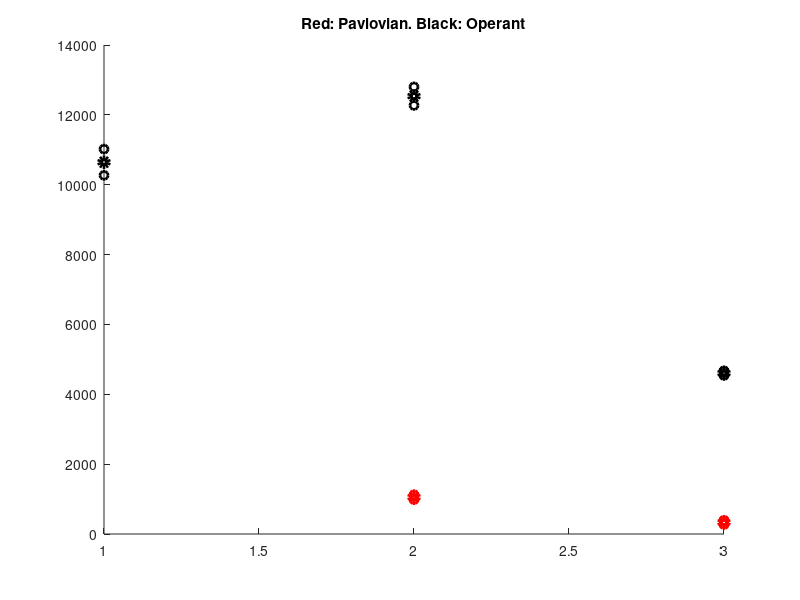

Write MATLAB code to recreate this figure.
% organize data 
avPeriRewPlumeSize_Pav = [696.8151,295.1447,752.5212,301.9858,2060.8,2219.2];
avPostRewPlumeSize_Pav = [87.957,80.1386,837.79,325.5006];

avStimPlumeSize_Op = [70899.6386,5637.2931,1837.4721,6600.6280,11924.8850,6461.5015,1733.5736,21941.0879,438.0547,2787.6207,7247.8139,9059.7673,1652.6609,796.4631];
avPeriRewPlumeSize_Op = [128463.9966,55344.0135,16422.2253,7974.2207,13293.9636,19419.2673,7902.9141,5976.2443,3300.3140,2048.7688,1733.5736,3659.7665,2469.0290,418.1431,398.2315,11827.4764,338.4968,2050.8924,537.6126,1075.2251,358.4084,497.7894,2807.5323];
avPostRewPlumeSize_Op = [9255.6835,10762.9065,5655.1326,23708.7422,2533.2140,1052.5326,12117.5043,4868.0147,2013.7471,4202.6026,2363.9640,2574.0941,1558.4651,1418.3784,1698.5519,1418.3784,1453.4001,676.9936,2429.2123,358.4084];

% jack knife to get jack knifed averages (when jack knifing remove entire
% mouse from all time epochs at once) 
inds = 1:length(avPeriRewPlumeSize_Pav);
AvPeriRewPlumeSize_Pav = nan(1,length(avPeriRewPlumeSize_Pav));
for j = inds
    AvPeriRewPlumeSize_Pav(j) = mean(avPeriRewPlumeSize_Pav(setdiff(1:end,j)));
end 
inds = 1:length(avPostRewPlumeSize_Pav);
AvPostRewPlumeSize_Pav = nan(1,length(avPostRewPlumeSize_Pav));
for j = inds
    AvPostRewPlumeSize_Pav(j) = mean(avPostRewPlumeSize_Pav(setdiff(1:end,j)));
end 

inds = 1:length(avStimPlumeSize_Op);
AvStimPlumeSize_Op = nan(1,length(avStimPlumeSize_Op));
for j = inds
    AvStimPlumeSize_Op(j) = mean(avStimPlumeSize_Op(setdiff(1:end,j)));
end 
inds = 1:length(avPeriRewPlumeSize_Op);
AvPeriRewPlumeSize_Op = nan(1,length(avPeriRewPlumeSize_Op));
for j = inds
    AvPeriRewPlumeSize_Op(j) = mean(avPeriRewPlumeSize_Op(setdiff(1:end,j)));
end 
inds = 1:length(avPostRewPlumeSize_Op);
AvPostRewPlumeSize_Op = nan(1,length(avPostRewPlumeSize_Op));
for j = inds
    AvPostRewPlumeSize_Op(j) = mean(avPostRewPlumeSize_Op(setdiff(1:end,j)));
end 



% determine the average and SE of the jack knifed averages 
avJPeriRewPlumes_Pav = mean(AvPeriRewPlumeSize_Pav);
avJPostRewPlumes_Pav = mean(AvPostRewPlumeSize_Pav);

avJStimPlumes_Op = mean(AvStimPlumeSize_Op);
avJPeriRewPlumes_Op = mean(AvPeriRewPlumeSize_Op); 
avJPostRewPlumes_Op = mean(AvPostRewPlumeSize_Op); 

SEMperiRew_Pav = (std(AvPeriRewPlumeSize_Pav))/(sqrt(size(AvPeriRewPlumeSize_Pav,2)));
SEMpostRew_Pav = (std(AvPostRewPlumeSize_Pav))/(sqrt(size(AvPostRewPlumeSize_Pav,2)));

SEMstim_Op = (std(AvStimPlumeSize_Op))/(sqrt(size(AvStimPlumeSize_Op,2)));
SEMperiRew_Op = (std(AvPeriRewPlumeSize_Op))/(sqrt(size(AvPeriRewPlumeSize_Op,2)));
SEMpostRew_Op = (std(AvPostRewPlumeSize_Op))/(sqrt(size(AvPostRewPlumeSize_Op,2)));

figure
scatter([2,3],[avJPeriRewPlumes_Pav,avJPostRewPlumes_Pav],'LineWidth',4,'MarkerFaceColor','none','MarkerEdgeColor','red')
hold on; 
scatter([2,3],[avJPeriRewPlumes_Pav+SEMperiRew_Pav,avJPostRewPlumes_Pav+SEMpostRew_Pav],'LineWidth',2,'MarkerFaceColor','none','MarkerEdgeColor','red')
hold on; 
scatter([2,3],[avJPeriRewPlumes_Pav-SEMperiRew_Pav,avJPostRewPlumes_Pav-SEMpostRew_Pav],'LineWidth',2,'MarkerFaceColor','none','MarkerEdgeColor','red')
hold on;
scatter([1,2,3],[avJStimPlumes_Op,avJPeriRewPlumes_Op,avJPostRewPlumes_Op],'LineWidth',4,'MarkerFaceColor','none','MarkerEdgeColor','black')
hold on; 
scatter([1,2,3],[avJStimPlumes_Op+SEMstim_Op,avJPeriRewPlumes_Op+SEMperiRew_Op,avJPostRewPlumes_Op+SEMpostRew_Op],'LineWidth',2,'MarkerFaceColor','none','MarkerEdgeColor','black')
hold on; 
scatter([1,2,3],[avJStimPlumes_Op-SEMstim_Op,avJPeriRewPlumes_Op-SEMperiRew_Op,avJPostRewPlumes_Op-SEMpostRew_Op],'LineWidth',2,'MarkerFaceColor','none','MarkerEdgeColor','black')
title('Red: Pavlovian. Black: Operant')
% set(gca, 'yscale','log') 

% wilcoxon rank sum test of jack knifed data (independent) 
p_periRewVsPostRew_Pav = ranksum(AvPeriRewPlumeSize_Pav,AvPostRewPlumeSize_Pav);

p_stimVsPeriRew_Op = ranksum(AvStimPlumeSize_Op,AvPeriRewPlumeSize_Op);
p_stimVsPostRew_Op = ranksum(AvStimPlumeSize_Op,AvPostRewPlumeSize_Op);
p_PeriRewVsPostRew_Op = ranksum(AvPeriRewPlumeSize_Op,AvPostRewPlumeSize_Op);

p_periRew_PavVsOp = ranksum(AvPeriRewPlumeSize_Pav,AvPeriRewPlumeSize_Op);
p_postRew_PavVsOp = ranksum(AvPostRewPlumeSize_Pav,AvPostRewPlumeSize_Op);